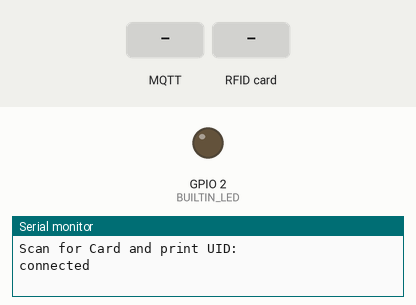
Bench run of a sketch on a simulated ESP32. Shown: output pins drawn as LEDs (lit = HIGH), the last lines printed to the serial monitor. Dashed ring = blinking. The inputs (shaded band) are chosen by the test bench. WiFi joins after 1.5 s; servers stay silent unless stated; no MQTT or app messages arrive unless stated.

Above: at 2.7 s.
2.8 s: MQTT message "FLASH" arrives on the first subscribed topic
At 5.7 s:
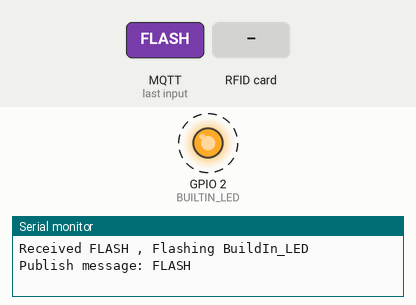
5.8 s: RFID card 5E 7A 19 C4 held to the reader
8.8 s: MQTT message "PTS6662594" arrives on the first subscribed topic
10.7 s: MQTT message "WBR-2200" arrives on the first subscribed topic
Timing chart, 0 to 14.7 s (numbered marks = the images above; inputs shaded):
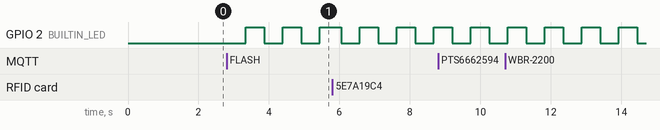

Measured:
- after the input at 2.8 s, GPIO 2 (BUILTIN_LED): alternates HIGH for 0.53 s and LOW for 0.53 s, starting after 0.54 s

The sketch:

ESP32-RFID-MQTT-NODE-RED-LED.ino
```cpp
#include <WiFi.h>
#include <PubSubClient.h>
#include <SPI.h>
#include "MFRC522.h"

const int RST_PIN = 22; // Reset pin
const int SS_PIN = 21; // Slave select pin
//==========================
//esp32     mfrc522
//21        SDA
//18        SCK
//23        MOSI
//21        MISO
//22        RST
//GND       GND
//3.3v      3.3V
//==========================
#define BUILTIN_LED 2
// Update these with values suitable for your network.
//const char *ssid = "PTS-2F";
//const char *pass = "PTS6662594";
const char *ssid = "alex9ufo";
const char *pass = "alex9981";

//const char *ssid = "WBR-2200";
//const char *pass = "0226452362";
//const char *ssid = "74170287";
//const char *pass = "24063173";
//const char *ssid =  "yourSSID";     // change according to your Network - cannot be longer than 32 characters!
//const char *pass =  "yourPASSWORD"; // change according to your Network


#define MQTTid              ""                           //id of this mqtt client
#define MQTTip              "broker.mqtt-dashboard.com"  //ip address or hostname of the mqtt broker
#define MQTTport            1883                         //port of the mqtt broker
#define MQTTuser            "alex9ufo"                   //username of this mqtt client
#define MQTTpsw             "alex1234"                   //password of this mqtt client
//#define MQTTuser          "your_username"              //username of this mqtt client
//#define MQTTpsw           "your_password"              //password of this mqtt client
#define MQTTpubQos          2                            //qos of publish (see README)
#define MQTTsubQos          1                            //qos of subscribe

MFRC522 mfrc522(SS_PIN, RST_PIN); // Create MFRC522 instance

//Variables
long lastMsg = 0;
String IDNo_buf="";    //client.publish("alex9ufo/outTopic/RFID/json"
char jsonChar1[100];

String json = "";     //client.publish("alex9ufo/led/led_status",
char jsonChar2[100];

bool Flash = false;  //true
bool Timer = false;  //true
bool Send = false;  //true
int Count= 0;
//=============================================================================
boolean pendingDisconnect = false;
void mqttConnectedCb(); // on connect callback
void mqttDisconnectedCb(); // on disconnect callback
void mqttDataCb(char* topic, byte* payload, unsigned int length); // on new message callback

WiFiClient wclient;
PubSubClient client(MQTTip, MQTTport, mqttDataCb, wclient);

//=============================================================================
String printHex(byte *buffer, byte bufferSize) {
      String id = "";
      for (byte i = 0; i < bufferSize; i++) {
        id += buffer[i] < 0x10 ? "0" : "";
        id += String(buffer[i], HEX);
      }
      return id;
    }
//=============================================================================
void mqttConnectedCb() {
  Serial.println("connected");

  // Once connected, publish an announcement...
  client.publish("alex9ufo/outTopic/RFID/json", jsonChar1, MQTTpubQos, true); // true means retain
  // Once connected, publish an announcement...
  client.publish("alex9ufo/led/led_status", jsonChar2, MQTTpubQos, true); // true means retain
  // ... and resubscribe
  client.subscribe("alex9ufo/inTopic/led/led_event", MQTTsubQos);

}
//=============================================================================
void mqttDisconnectedCb() {
  Serial.println("disconnected");
}
//=============================================================================
void mqttDataCb(char* topic, byte* payload, unsigned int length) {

  /*
  you can convert payload to a C string appending a null terminator to it;
  this is possible when the message (including protocol overhead) doesn't
  exceeds the MQTT_MAX_PACKET_SIZE defined in the library header.
  you can consider safe to do so when the length of topic plus the length of
  message doesn't exceeds 115 characters
  */
  char* message = (char *) payload;
  message[length] = 0;

  Serial.print("Message arrived [");
  Serial.print(topic);
  Serial.print("] ");
  Serial.println(message);
  String s = message;

  s.trim();
  // Switch on the LED if an 1 was received as first character
  if (s == "OFF") {
     digitalWrite(BUILTIN_LED, LOW);   // Turn the LED on (Note that LOW is the voltage level
     // but actually the LED is on; this is because
     Serial.println("Received OFF , Send LOW TO BuildIn_LED");
     Flash = false;
     Timer = false;
     json ="OFF";
     Send = true ;
    } // if (s == "OFF")

   if (s == "ON") {
     digitalWrite(BUILTIN_LED, HIGH);   // Turn the LED off (Note that HIGH is the voltage level
     // but actually the LED is on; this is because
     Serial.println("Received ON , Send HIGH TO BuildIn_LED");
     Flash = false;
     Timer = false;
     json ="ON";
     Send = true ;
   } //if (s == "ON")

   if (s == "TOGGLE") {
     digitalWrite(BUILTIN_LED, !digitalRead(BUILTIN_LED));   // Turn the LED toggle
     // but actually the LED is on; this is because
     Serial.println("Received TOGGLE , Send Toggle(H->L , L->H) TO BuildIn_LED");
     Flash = false;
     Timer = false;
     json ="TOGGLE";
     Send = true ;
   } //if (s == "TOGGLE")

   if (s == "FLASH") {
     digitalWrite(BUILTIN_LED, HIGH);   // Turn the LED off (Note that HIGH is the voltage level
     // but actually the LED is on; this is because
     Serial.println("Received FLASH , Flashing BuildIn_LED ");
     Flash = true;
     Timer = false;
     json ="FLASH";
     Send = true ;
    } //if (message[0] == 'FLASH')

    if (s == "TIMER") {
     digitalWrite(BUILTIN_LED, HIGH);   // Turn the LED off (Note that HIGH is the voltage level
     // but actually the LED is on; this is because
     Serial.println("Received TIMER ,  BuildIn_LED ON 5 SEC");
     Flash = false;
     Timer = true;
     Count= 10;
     json ="TIMER";
     Send = true ;
    } //if (message[0] == 'TIMER')

}

//======================================================
void setup_wifi() {
  delay(10);
  // We start by connecting to a WiFi network
  Serial.println();
  Serial.print("Connecting to ");
  Serial.println(ssid);

  WiFi.begin(ssid, pass);

  while (WiFi.status() != WL_CONNECTED) {
    delay(500);
    Serial.print(".");
  }

  Serial.println("");
  Serial.println("WiFi connected");
  Serial.println("IP address: ");
  Serial.println(WiFi.localIP());

}
//======================================================
void setup() {
  Serial.begin(115200);
  setup_wifi();
  pinMode(BUILTIN_LED, OUTPUT);
  Serial.println(F("Booting...."));
  SPI.begin();           // Init SPI bus
  mfrc522.PCD_Init();    // Init MFRC522
  Serial.println(F("Ready!"));
  Serial.println(F("Control Build LED ON,OFF,FLASH,TOGGLE,TIMER...."));
  Serial.println(F("======================================================"));
  Serial.println(F("Scan for Card and print UID:"));
}
//======================================================
void process_mqtt() {
  if (WiFi.status() == WL_CONNECTED) {
    if (client.connected()) {
      client.loop();
    } else {
    // client id, client username, client password, last will topic, last will qos, last will retain, last will message
      if (client.connect(MQTTid, MQTTuser, MQTTpsw, MQTTid "/status", 2, true, "0")) {
          pendingDisconnect = false;
          mqttConnectedCb();
      }
    }
  } else {
    if (client.connected())
      client.disconnect();
  }
  if (!client.connected() && !pendingDisconnect) {
    pendingDisconnect = true;
    mqttDisconnectedCb();
  }
}
//======================================================
void loop() {
  process_mqtt();
  long now = millis();
if (Flash)
  {
    digitalWrite(BUILTIN_LED, !digitalRead(BUILTIN_LED));
    delay(500);
  }
  if (Timer)
  {
    digitalWrite(BUILTIN_LED, HIGH);
    delay(500);
    Count=Count-1;
    if (Count == 0 ){
       Timer=false;
       digitalWrite(BUILTIN_LED, LOW);
    }

  }
  if (Send) {
     // Convert JSON string to character array
     json.toCharArray(jsonChar2, json.length()+1);
     if  (client.connected()) {
              Serial.print("Publish message: ");
              Serial.println(json);
              // Publish JSON character array to MQTT topic
             client.publish("alex9ufo/led/led_status",jsonChar2);
         }
     Send = false;
   }

  if (mfrc522.PICC_IsNewCardPresent() && mfrc522.PICC_ReadCardSerial()) { // 如果出現新卡片就讀取卡片資料
     delay(100);
     String IDNo = printHex(mfrc522.uid.uidByte, mfrc522.uid.size);
     // Show some details of the PICC (that is: the tag/card)
     if ((IDNo != IDNo_buf) || (now - lastMsg > 5000)) {  //不同卡片 或是 等5秒
         lastMsg = now;
         Serial.print(F("Card UID:"));
         Serial.println(IDNo);
         //Serial.println(IDNo_buf);

         IDNo_buf="";
         IDNo_buf=IDNo;
         // Convert data to JSON string
         String json1 =
         "{\"data\":{"
         "\"RFID_No\": \"" + IDNo + "\"}"
         "}";
         // Convert JSON string to character array
         json1.toCharArray(jsonChar1, json1.length()+1);

         if  (client.connected()) {
              Serial.print("Publish message: ");
              Serial.println(json1);
              // Publish JSON character array to MQTT topic
             client.publish("alex9ufo/outTopic/RFID/json",jsonChar1);
         }
      } // if ((IDNo != IDNo_buf) || (now - lastMsg > 5000))
  }  // if (mfrc522.PICC_IsNewCardPresent()

}   //Loop
//======================================================
```
